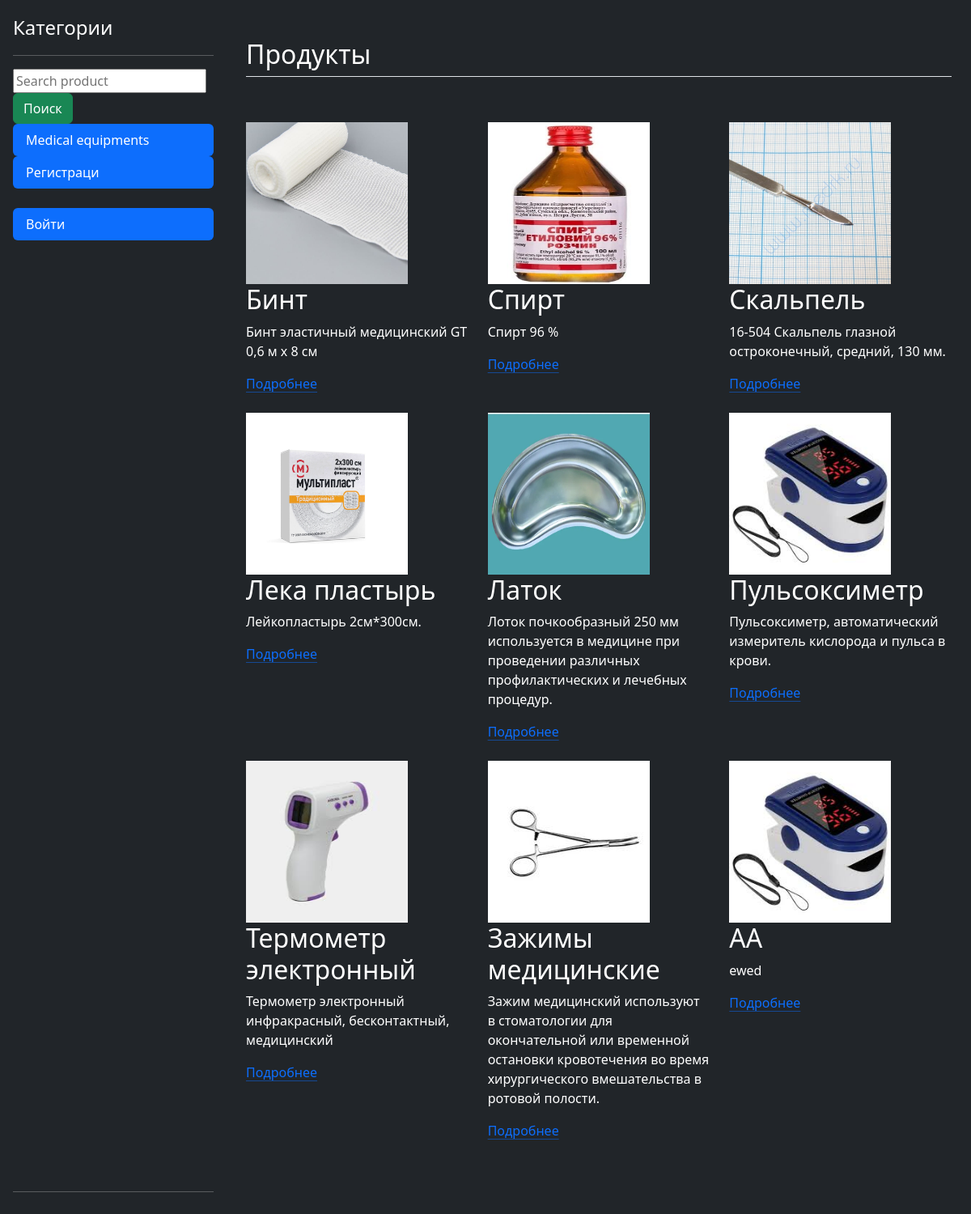
The page / on the database its author committed.
### index/models.py (models this page shows, shortened)
class Category(models.Model):
    name = models.CharField(max_length=64)

class Product(models.Model):
    pr_name = models.CharField(max_length=256)
    pr_des = models.TextField(blank=True)
    pr_price =models.FloatField()
    pr_count=models.IntegerField()
    pr_photo = models.ImageField(upload_to='media')
    pr_category = models.ForeignKey(Category, on_delete=models.CASCADE)

### index/views.py (the view)
# urls.py: path('', views.home_page),
def home_page(request) :
    all_Product = Product.objects.all()
    all_Categories= Category.objects.all()
    search=SearchForm()
    context={'Products': all_Product ,'categories': all_Categories ,'form': search}
    return render (request, 'home.html', context)

### index/forms.py
class SearchForm(forms.Form):
    search_bar = forms.CharField(max_length=256)

### index/templates/home.html (shortened to what this page needs)
<!DOCTYPE html>
<html lang="ru">
<link rel="stylesheet" href="https://cdn.jsdelivr.net/npm/bootstrap@5.3.3/dist/css/bootstrap.min.css">
<head>
</head>
<body class="d-flex h-100 bg bg-dark">
<div class="d-flex flex-column flex-shrink-0 p-3 text-bg-dark" style="width: 280px;">
    <a href="/" class="d-flex align-items-center mb-3 mb-md-0 me-md-auto text-white text-decoration-none">
      <span class="fs-4">Категории</span>
    </a>
    <hr>
    <form action="/search/" method = 'get'>
        <input type="search" placeholder="Search product" name="search_product">
        <button type="submit" class="btn btn-success">Поиск</button>
    </form>
    <ul class="nav nav-pills flex-column mb-auto">
        {% for category in categories %}
      <li class="nav-item">
        <a href="/category/{{ category.id }}" class="nav-link active" aria-current="page">
          {{ category.name }}
        </a>
      </li>
        {% endfor %}
        {% if user.is_authenticated %}
        <li class="nav-item"></li>
        <a href="/logout" class="nav-limk avtive" aria-current="page">
            Выйти
        </a>
        {% else %}
        <li class="nav-item ">
            <a href="/register" class="nav-link active" aria-current="page">
                Регистраци
            </a>
        </li>
        <br>
        <li class="nav-item">
            <a href="/accounts/login" class="nav-link active " aria-current="page">
                Войти
            </a>
        </li>
        {% endif %}
    </ul>
    <hr>
</div>
<div class="container px-4 py-5" id="featured-3">
    <h2 class="pb-2 border-bottom text-white">Продукты</h2>
    <div class="row g-4 py-5 row-cols-1 row-cols-lg-3">
          {% for product in Products %}
      <div class="feature col">
          <img src="{{product.pr_photo.url}}" width="200" height="200" alt="">
        <h3 class="fs-2 text-white">{{ product.pr_name }}</h3>
        <p class='text-white'>  {{ product.pr_des }}</p>
        <a href="/product/{{ product.id }}" class="icon-link">
          Подробнее
          <svg class="bi"><use xlink:href="/product/{{ product.id }}"></use></svg>
        </a>
      </div>
         {% endfor %}
    </div>
</div>
</body>
</html>

### rows shown on the page
Category: name "Medical equipments"
Product: pr_photo (picture), pr_name "Бинт", pr_des "Бинт эластичный медицинский GT 0,6 м х 8 см"
Product: pr_photo (picture), pr_name "Спирт", pr_des "Спирт 96 %"
Product: pr_photo (picture), pr_name "Скальпель", pr_des "16-504 Скальпель глазной остроконечный, средний, 130 мм."
Product: pr_photo (picture), pr_name "Лека пластырь", pr_des "Лейкопластырь 2см*300см."
Product: pr_photo (picture), pr_name "Латок", pr_des "Лоток почкообразный 250 мм используется в медицине при проведении различных профилактических и лечебных процедур."
Product: pr_photo (picture), pr_name "Пульсоксиметр", pr_des "Пульсоксиметр, автоматический измеритель кислорода и пульса в крови."
Product: pr_photo (picture), pr_name "Термометр электронный", pr_des "Термометр электронный инфракрасный, бесконтактный, медицинский"
Product: pr_photo (picture), pr_name "Зажимы медицинские", pr_des "Зажим медицинский используют в стоматологии для окончательной или временной остановки кровотечения во время хирургического вмешательства в ротовой полости."
Product: pr_photo (picture), pr_name "AA", pr_des "ewed"
